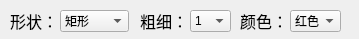
<?xml version="1.0" encoding="UTF-8"?>
<ui version="4.0">
 <class>DrawTool</class>
 <widget class="QWidget" name="DrawTool">
  <property name="geometry">
   <rect>
    <x>0</x>
    <y>0</y>
    <width>359</width>
    <height>39</height>
   </rect>
  </property>
  <property name="windowTitle">
   <string>Form</string>
  </property>
  <widget class="QComboBox" name="comboShape">
   <property name="geometry">
    <rect>
     <x>60</x>
     <y>10</y>
     <width>69</width>
     <height>22</height>
    </rect>
   </property>
   <item>
    <property name="text">
     <string>矩形</string>
    </property>
   </item>
   <item>
    <property name="text">
     <string>直线</string>
    </property>
   </item>
  </widget>
  <widget class="QComboBox" name="comboSize">
   <property name="geometry">
    <rect>
     <x>190</x>
     <y>10</y>
     <width>41</width>
     <height>22</height>
    </rect>
   </property>
   <item>
    <property name="text">
     <string>1</string>
    </property>
   </item>
   <item>
    <property name="text">
     <string>2</string>
    </property>
   </item>
   <item>
    <property name="text">
     <string>3</string>
    </property>
   </item>
   <item>
    <property name="text">
     <string>4</string>
    </property>
   </item>
   <item>
    <property name="text">
     <string>5</string>
    </property>
   </item>
  </widget>
  <widget class="QLabel" name="label">
   <property name="geometry">
    <rect>
     <x>10</x>
     <y>10</y>
     <width>41</width>
     <height>21</height>
    </rect>
   </property>
   <property name="font">
    <font>
     <pointsize>12</pointsize>
    </font>
   </property>
   <property name="text">
    <string>形状：</string>
   </property>
  </widget>
  <widget class="QLabel" name="label_2">
   <property name="geometry">
    <rect>
     <x>140</x>
     <y>10</y>
     <width>41</width>
     <height>21</height>
    </rect>
   </property>
   <property name="font">
    <font>
     <pointsize>12</pointsize>
    </font>
   </property>
   <property name="text">
    <string>粗细：</string>
   </property>
  </widget>
  <widget class="QLabel" name="label_3">
   <property name="geometry">
    <rect>
     <x>240</x>
     <y>10</y>
     <width>41</width>
     <height>21</height>
    </rect>
   </property>
   <property name="font">
    <font>
     <pointsize>12</pointsize>
    </font>
   </property>
   <property name="text">
    <string>颜色：</string>
   </property>
  </widget>
  <widget class="QComboBox" name="comboColor">
   <property name="geometry">
    <rect>
     <x>290</x>
     <y>10</y>
     <width>51</width>
     <height>22</height>
    </rect>
   </property>
   <item>
    <property name="text">
     <string>红色</string>
    </property>
   </item>
   <item>
    <property name="text">
     <string>黑色</string>
    </property>
   </item>
   <item>
    <property name="text">
     <string>白色</string>
    </property>
   </item>
   <item>
    <property name="text">
     <string>蓝色</string>
    </property>
   </item>
   <item>
    <property name="text">
     <string>黄色</string>
    </property>
   </item>
  </widget>
 </widget>
 <resources/>
 <connections/>
</ui>
